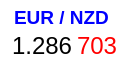
     <widget class="QWidget" name="widget1_15" native="true">
      <property name="geometry">
       <rect>
        <x>290</x>
        <y>220</y>
        <width>137</width>
        <height>68</height>
       </rect>
      </property>
      <property name="styleSheet">
       <string notr="true">background-color: rgb(255, 255, 255);
border-radius: 10px
</string>
      </property>
      <widget class="QLabel" name="labelEURNZD1">
       <property name="geometry">
        <rect>
         <x>14</x>
         <y>2</y>
         <width>111</width>
         <height>31</height>
        </rect>
       </property>
       <property name="font">
        <font>
         <pointsize>14</pointsize>
         <weight>75</weight>
         <bold>true</bold>
        </font>
       </property>
       <property name="styleSheet">
        <string notr="true">color: rgb(0, 0, 255);
</string>
       </property>
       <property name="text">
        <string>EUR / NZD</string>
       </property>
      </widget>
      <widget class="QLabel" name="labelEURNZD2">
       <property name="geometry">
        <rect>
         <x>12</x>
         <y>30</y>
         <width>61</width>
         <height>31</height>
        </rect>
       </property>
       <property name="font">
        <font>
         <pointsize>18</pointsize>
        </font>
       </property>
       <property name="styleSheet">
        <string notr="true"/>
       </property>
       <property name="text">
        <string>1.286</string>
       </property>
      </widget>
      <widget class="QLabel" name="labelEURNZD3">
       <property name="geometry">
        <rect>
         <x>77</x>
         <y>30</y>
         <width>41</width>
         <height>31</height>
        </rect>
       </property>
       <property name="font">
        <font>
         <pointsize>18</pointsize>
        </font>
       </property>
       <property name="styleSheet">
        <string notr="true">color: rgb(255, 0, 0);
</string>
       </property>
       <property name="text">
        <string>703</string>
       </property>
      </widget>
     </widget>
